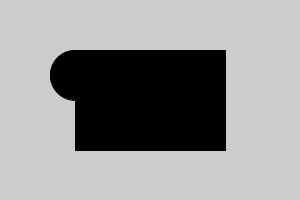
Frame 1 (no input)
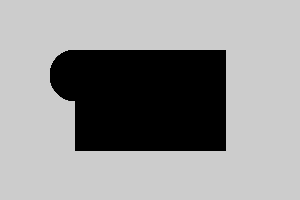
Frame 60 (the mouse pressed at the canvas centre just before this capture)
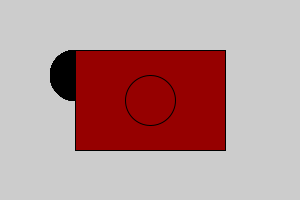
Frame 120 (the mouse held since frame 60 and released just before this capture)

The Processing sketch that drew these frames (run headless with seeded random() and noise(); from frame 60 on, the mouse is pressed at the canvas centre):

// Processing sketch: Muis1
// ── Muis1.pde
float x = 0;
float y = 0;

void setup()
{
  size(300, 200);
  x = width / 2;
  y = height / 2;
}

void draw() 
{
  fill(mouseX, 0, 0);
  rect(width / 4, height / 4, width / 2, height / 2);
  x = mouseX;
  y = mouseY;
  if (x < width * 1 / 4) x = width * 1 / 4;
  if (x > width * 3 / 4) x = width * 3 / 4;
  if (y < height * 1 / 4) y = width * 1 / 4;
  ellipse(x, y, 50, 50);
}
